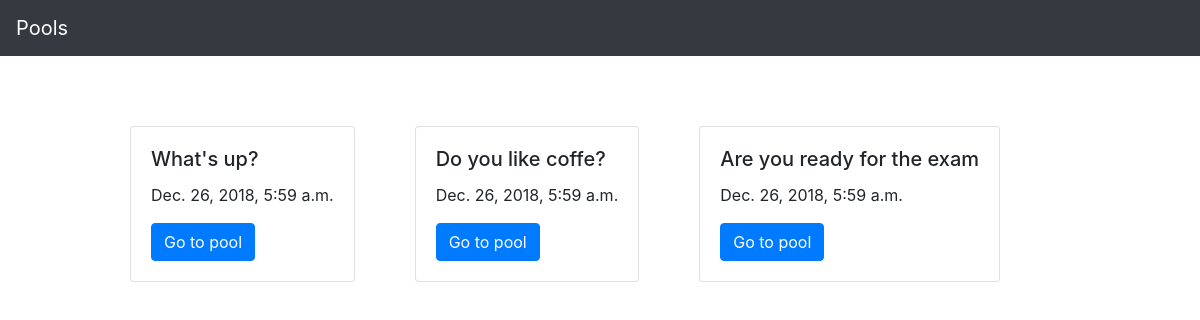
Screenshot of /questions with the database file from the repository.
### Lab/models.py (models this page shows, shortened)
class Question(models.Model):
    question_text = models.CharField(max_length=200)
    pub_date = models.DateTimeField('date published')

### Lab/views.py (the view)
# urls.py: path('questions', views.QuestionsView.as_view(), name='questions'),
class QuestionsView(ListView):
    model = Question
    template_name = 'question_list.html'

### Lab/templates/question_list.html
{% extends 'head.html' %}
{% load static %}
{% block content %}
  <div class="question-list">
    {% for q in object_list %}
        {% include 'question_card.html' %}
    {% endfor %}
  </div>
{% endblock content %}

### Lab/templates/question_card.html
<div class="card question-card">
  <div class="card-body">
    <h5 class="card-title">{{ q.question_text }}</h5>
    <p class="card-text">{{ q.pub_date }}</p>
    <a href="{% url 'question' q.pk %}" class="btn btn-primary">Go to pool</a>
  </div>
</div>

### Lab/static/css/style.css (style rules this page uses)
.question-list { display: flex; }
.question-card { margin: 30px; }

### rows the page displays
Question: question_text "What's up?", pub_date "Dec. 26, 2018, 5:59 a.m."
Question: question_text "Do you like coffe?", pub_date "Dec. 26, 2018, 5:59 a.m."
Question: question_text "Are you ready for the exam", pub_date "Dec. 26, 2018, 5:59 a.m."
